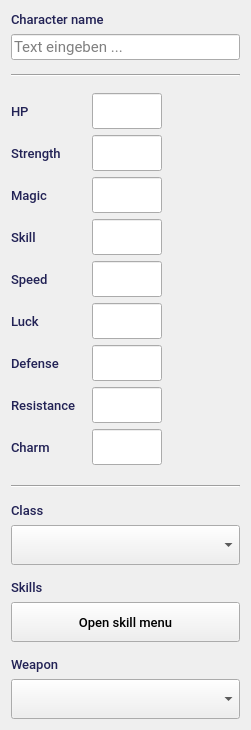
   <widget class="QWidget" name="verticalLayoutWidget_2">
    <property name="geometry">
     <rect>
      <x>970</x>
      <y>40</y>
      <width>251</width>
      <height>730</height>
     </rect>
    </property>
    <layout class="QVBoxLayout" name="verticalLayout_2">
     <item>
      <widget class="QLabel" name="label_16">
       <property name="sizePolicy">
        <sizepolicy hsizetype="Preferred" vsizetype="Fixed">
         <horstretch>0</horstretch>
         <verstretch>0</verstretch>
        </sizepolicy>
       </property>
       <property name="font">
        <font>
         <family>Roboto Medium</family>
         <pointsize>10</pointsize>
        </font>
       </property>
       <property name="styleSheet">
        <string notr="true">color: #222255;</string>
       </property>
       <property name="text">
        <string>Character name</string>
       </property>
      </widget>
     </item>
     <item>
      <widget class="QLineEdit" name="chr_name_input_2">
       <property name="font">
        <font>
         <family>Roboto</family>
         <pointsize>11</pointsize>
        </font>
       </property>
       <property name="styleSheet">
        <string notr="true"/>
       </property>
       <property name="text">
        <string/>
       </property>
       <property name="placeholderText">
        <string>Text eingeben ...</string>
       </property>
      </widget>
     </item>
     <item>
      <spacer name="verticalSpacer_7">
       <property name="orientation">
        <enum>Qt::Vertical</enum>
       </property>
       <property name="sizeType">
        <enum>QSizePolicy::Fixed</enum>
       </property>
       <property name="sizeHint" stdset="0">
        <size>
         <width>20</width>
         <height>8</height>
        </size>
       </property>
      </spacer>
     </item>
     <item>
      <widget class="Line" name="line_4">
       <property name="orientation">
        <enum>Qt::Horizontal</enum>
       </property>
      </widget>
     </item>
     <item>
      <spacer name="verticalSpacer_8">
       <property name="orientation">
        <enum>Qt::Vertical</enum>
       </property>
       <property name="sizeType">
        <enum>QSizePolicy::Fixed</enum>
       </property>
       <property name="sizeHint" stdset="0">
        <size>
         <width>20</width>
         <height>8</height>
        </size>
       </property>
      </spacer>
     </item>
     <item>
      <layout class="QFormLayout" name="formLayout_2">
       <property name="fieldGrowthPolicy">
        <enum>QFormLayout::AllNonFixedFieldsGrow</enum>
       </property>
       <property name="rowWrapPolicy">
        <enum>QFormLayout::DontWrapRows</enum>
       </property>
       <property name="labelAlignment">
        <set>Qt::AlignLeading|Qt::AlignLeft|Qt::AlignVCenter</set>
       </property>
       <property name="formAlignment">
        <set>Qt::AlignLeading|Qt::AlignLeft|Qt::AlignVCenter</set>
       </property>
       <property name="horizontalSpacing">
        <number>16</number>
       </property>
       <property name="verticalSpacing">
        <number>4</number>
       </property>
       <item row="0" column="0">
        <widget class="QLabel" name="label_17">
         <property name="sizePolicy">
          <sizepolicy hsizetype="Preferred" vsizetype="Expanding">
           <horstretch>0</horstretch>
           <verstretch>0</verstretch>
          </sizepolicy>
         </property>
         <property name="font">
          <font>
           <family>Roboto Medium</family>
           <pointsize>10</pointsize>
          </font>
         </property>
         <property name="styleSheet">
          <string notr="true">color: #222255;</string>
         </property>
         <property name="text">
          <string>HP</string>
         </property>
        </widget>
       </item>
       <item row="0" column="1">
        <widget class="QLineEdit" name="hp_input_2">
         <property name="maximumSize">
          <size>
           <width>70</width>
           <height>36</height>
          </size>
         </property>
         <property name="font">
          <font>
           <family>Roboto</family>
           <pointsize>10</pointsize>
          </font>
         </property>
         <property name="styleSheet">
          <string notr="true"/>
         </property>
         <property name="text">
          <string/>
         </property>
         <property name="placeholderText">
          <string/>
         </property>
        </widget>
       </item>
       <item row="1" column="1">
        <widget class="QLineEdit" name="str_input_2">
         <property name="maximumSize">
          <size>
           <width>70</width>
           <height>36</height>
          </size>
         </property>
         <property name="font">
          <font>
           <family>Roboto</family>
           <pointsize>10</pointsize>
          </font>
         </property>
         <property name="styleSheet">
          <string notr="true"/>
         </property>
         <property name="text">
          <string/>
         </property>
         <property name="placeholderText">
          <string/>
         </property>
        </widget>
       </item>
       <item row="1" column="0">
        <widget class="QLabel" name="label_18">
         <property name="sizePolicy">
          <sizepolicy hsizetype="Preferred" vsizetype="Expanding">
           <horstretch>0</horstretch>
           <verstretch>0</verstretch>
          </sizepolicy>
         </property>
         <property name="font">
          <font>
           <family>Roboto Medium</family>
           <pointsize>10</pointsize>
          </font>
         </property>
         <property name="styleSheet">
          <string notr="true">color: #222255;</string>
         </property>
         <property name="text">
          <string>Strength</string>
         </property>
        </widget>
       </item>
       <item row="2" column="0">
        <widget class="QLabel" name="label_19">
         <property name="sizePolicy">
          <sizepolicy hsizetype="Preferred" vsizetype="Expanding">
           <horstretch>0</horstretch>
           <verstretch>0</verstretch>
          </sizepolicy>
         </property>
         <property name="font">
          <font>
           <family>Roboto Medium</family>
           <pointsize>10</pointsize>
          </font>
         </property>
         <property name="styleSheet">
          <string notr="true">color: #222255;</string>
         </property>
         <property name="text">
          <string>Magic</string>
         </property>
        </widget>
       </item>
       <item row="2" column="1">
        <widget class="QLineEdit" name="mag_input_2">
         <property name="maximumSize">
          <size>
           <width>70</width>
           <height>36</height>
          </size>
         </property>
         <property name="font">
          <font>
           <family>Roboto</family>
           <pointsize>10</pointsize>
          </font>
         </property>
         <property name="styleSheet">
          <string notr="true"/>
         </property>
         <property name="text">
          <string/>
         </property>
         <property name="placeholderText">
          <string/>
         </property>
        </widget>
       </item>
       <item row="3" column="0">
        <widget class="QLabel" name="label_20">
         <property name="sizePolicy">
          <sizepolicy hsizetype="Preferred" vsizetype="Expanding">
           <horstretch>0</horstretch>
           <verstretch>0</verstretch>
          </sizepolicy>
         </property>
         <property name="font">
          <font>
           <family>Roboto Medium</family>
           <pointsize>10</pointsize>
          </font>
         </property>
         <property name="styleSheet">
          <string notr="true">color: #222255;</string>
         </property>
         <property name="text">
          <string>Skill</string>
         </property>
        </widget>
       </item>
       <item row="3" column="1">
        <widget class="QLineEdit" name="skl_input_2">
         <property name="maximumSize">
          <size>
           <width>70</width>
           <height>36</height>
          </size>
         </property>
         <property name="font">
          <font>
           <family>Roboto</family>
           <pointsize>10</pointsize>
          </font>
         </property>
         <property name="styleSheet">
          <string notr="true"/>
         </property>
         <property name="text">
          <string/>
         </property>
         <property name="placeholderText">
          <string/>
         </property>
        </widget>
       </item>
       <item row="4" column="0">
        <widget class="QLabel" name="label_21">
         <property name="sizePolicy">
          <sizepolicy hsizetype="Preferred" vsizetype="Expanding">
           <horstretch>0</horstretch>
           <verstretch>0</verstretch>
          </sizepolicy>
         </property>
         <property name="font">
          <font>
           <family>Roboto Medium</family>
           <pointsize>10</pointsize>
          </font>
         </property>
         <property name="styleSheet">
          <string notr="true">color: #222255;</string>
         </property>
         <property name="text">
          <string>Speed</string>
         </property>
        </widget>
       </item>
       <item row="4" column="1">
        <widget class="QLineEdit" name="spd_input_2">
         <property name="maximumSize">
          <size>
           <width>70</width>
           <height>36</height>
          </size>
         </property>
         <property name="font">
          <font>
           <family>Roboto</family>
           <pointsize>10</pointsize>
          </font>
         </property>
         <property name="styleSheet">
          <string notr="true"/>
         </property>
         <property name="text">
          <string/>
         </property>
         <property name="placeholderText">
          <string/>
         </property>
        </widget>
       </item>
       <item row="5" column="0">
        <widget class="QLabel" name="label_22">
         <property name="sizePolicy">
          <sizepolicy hsizetype="Preferred" vsizetype="Expanding">
           <horstretch>0</horstretch>
           <verstretch>0</verstretch>
          </sizepolicy>
         </property>
         <property name="font">
          <font>
           <family>Roboto Medium</family>
           <pointsize>10</pointsize>
          </font>
         </property>
         <property name="styleSheet">
          <string notr="true">color: #222255;</string>
         </property>
         <property name="text">
          <string>Luck</string>
         </property>
        </widget>
       </item>
       <item row="5" column="1">
        <widget class="QLineEdit" name="lck_input_2">
         <property name="maximumSize">
          <size>
           <width>70</width>
           <height>36</height>
          </size>
         </property>
         <property name="font">
          <font>
           <family>Roboto</family>
           <pointsize>10</pointsize>
          </font>
         </property>
         <property name="styleSheet">
          <string notr="true"/>
         </property>
         <property name="text">
          <string/>
         </property>
         <property name="placeholderText">
          <string/>
         </property>
        </widget>
       </item>
       <item row="6" column="0">
        <widget class="QLabel" name="label_23">
         <property name="sizePolicy">
          <sizepolicy hsizetype="Preferred" vsizetype="Expanding">
           <horstretch>0</horstretch>
           <verstretch>0</verstretch>
          </sizepolicy>
         </property>
         <property name="font">
          <font>
           <family>Roboto Medium</family>
           <pointsize>10</pointsize>
          </font>
         </property>
         <property name="styleSheet">
          <string notr="true">color: #222255;</string>
         </property>
         <property name="text">
          <string>Defense</string>
         </property>
        </widget>
       </item>
       <item row="6" column="1">
        <widget class="QLineEdit" name="def_input_2">
         <property name="maximumSize">
          <size>
           <width>70</width>
           <height>36</height>
          </size>
         </property>
         <property name="font">
          <font>
           <family>Roboto</family>
           <pointsize>10</pointsize>
          </font>
         </property>
         <property name="styleSheet">
          <string notr="true"/>
         </property>
         <property name="text">
          <string/>
         </property>
         <property name="placeholderText">
          <string/>
         </property>
        </widget>
       </item>
       <item row="7" column="0">
        <widget class="QLabel" name="label_24">
         <property name="sizePolicy">
          <sizepolicy hsizetype="Preferred" vsizetype="Expanding">
           <horstretch>0</horstretch>
           <verstretch>0</verstretch>
          </sizepolicy>
         </property>
         <property name="font">
          <font>
           <family>Roboto Medium</family>
           <pointsize>10</pointsize>
          </font>
         </property>
         <property name="styleSheet">
          <string notr="true">color: #222255;</string>
         </property>
         <property name="text">
          <string>Resistance</string>
         </property>
        </widget>
       </item>
       <item row="7" column="1">
        <widget class="QLineEdit" name="res_input_2">
         <property name="maximumSize">
          <size>
           <width>70</width>
           <height>36</height>
          </size>
         </property>
         <property name="font">
          <font>
           <family>Roboto</family>
           <pointsize>10</pointsize>
          </font>
         </property>
         <property name="styleSheet">
          <string notr="true"/>
         </property>
         <property name="text">
          <string/>
         </property>
         <property name="placeholderText">
          <string/>
         </property>
        </widget>
       </item>
       <item row="8" column="0">
        <widget class="QLabel" name="label_25">
         <property name="sizePolicy">
          <sizepolicy hsizetype="Preferred" vsizetype="Expanding">
           <horstretch>0</horstretch>
           <verstretch>0</verstretch>
          </sizepolicy>
         </property>
         <property name="font">
          <font>
           <family>Roboto Medium</family>
           <pointsize>10</pointsize>
          </font>
         </property>
         <property name="styleSheet">
          <string notr="true">color: #222255;</string>
         </property>
         <property name="text">
          <string>Charm</string>
         </property>
        </widget>
       </item>
       <item row="8" column="1">
        <widget class="QLineEdit" name="cha_input_2">
         <property name="maximumSize">
          <size>
           <width>70</width>
           <height>36</height>
          </size>
         </property>
         <property name="font">
          <font>
           <family>Roboto</family>
           <pointsize>10</pointsize>
          </font>
         </property>
         <property name="styleSheet">
          <string notr="true"/>
         </property>
         <property name="text">
          <string/>
         </property>
         <property name="placeholderText">
          <string/>
         </property>
        </widget>
       </item>
      </layout>
     </item>
     <item>
      <spacer name="verticalSpacer_9">
       <property name="orientation">
        <enum>Qt::Vertical</enum>
       </property>
       <property name="sizeType">
        <enum>QSizePolicy::Fixed</enum>
       </property>
       <property name="sizeHint" stdset="0">
        <size>
         <width>20</width>
         <height>8</height>
        </size>
       </property>
      </spacer>
     </item>
     <item>
      <widget class="Line" name="line_5">
       <property name="orientation">
        <enum>Qt::Horizontal</enum>
       </property>
      </widget>
     </item>
     <item>
      <spacer name="verticalSpacer_10">
       <property name="orientation">
        <enum>Qt::Vertical</enum>
       </property>
       <property name="sizeType">
        <enum>QSizePolicy::Fixed</enum>
       </property>
       <property name="sizeHint" stdset="0">
        <size>
         <width>20</width>
         <height>8</height>
        </size>
       </property>
      </spacer>
     </item>
     <item>
      <widget class="QLabel" name="label_26">
       <property name="sizePolicy">
        <sizepolicy hsizetype="Preferred" vsizetype="Fixed">
         <horstretch>0</horstretch>
         <verstretch>0</verstretch>
        </sizepolicy>
       </property>
       <property name="font">
        <font>
         <family>Roboto Medium</family>
         <pointsize>10</pointsize>
        </font>
       </property>
       <property name="styleSheet">
        <string notr="true">color: #222255;</string>
       </property>
       <property name="text">
        <string>Class</string>
       </property>
      </widget>
     </item>
     <item>
      <widget class="QComboBox" name="category_dropdown_3">
       <property name="sizePolicy">
        <sizepolicy hsizetype="Preferred" vsizetype="Fixed">
         <horstretch>0</horstretch>
         <verstretch>0</verstretch>
        </sizepolicy>
       </property>
       <property name="minimumSize">
        <size>
         <width>0</width>
         <height>40</height>
        </size>
       </property>
       <property name="font">
        <font>
         <family>Roboto</family>
         <pointsize>10</pointsize>
        </font>
       </property>
       <property name="cursor">
        <cursorShape>PointingHandCursor</cursorShape>
       </property>
       <property name="styleSheet">
        <string notr="true"/>
       </property>
       <property name="editable">
        <bool>false</bool>
       </property>
       <property name="placeholderText">
        <string>Select category ...</string>
       </property>
       <property name="frame">
        <bool>true</bool>
       </property>
      </widget>
     </item>
     <item>
      <spacer name="verticalSpacer_11">
       <property name="orientation">
        <enum>Qt::Vertical</enum>
       </property>
       <property name="sizeType">
        <enum>QSizePolicy::Fixed</enum>
       </property>
       <property name="sizeHint" stdset="0">
        <size>
         <width>20</width>
         <height>8</height>
        </size>
       </property>
      </spacer>
     </item>
     <item>
      <widget class="QLabel" name="label_27">
       <property name="sizePolicy">
        <sizepolicy hsizetype="Preferred" vsizetype="Fixed">
         <horstretch>0</horstretch>
         <verstretch>0</verstretch>
        </sizepolicy>
       </property>
       <property name="font">
        <font>
         <family>Roboto Medium</family>
         <pointsize>10</pointsize>
        </font>
       </property>
       <property name="styleSheet">
        <string notr="true">color: #222255;</string>
       </property>
       <property name="text">
        <string>Skills</string>
       </property>
      </widget>
     </item>
     <item>
      <widget class="QPushButton" name="skill_menu_2">
       <property name="minimumSize">
        <size>
         <width>0</width>
         <height>40</height>
        </size>
       </property>
       <property name="font">
        <font>
         <family>Roboto Medium</family>
         <pointsize>10</pointsize>
        </font>
       </property>
       <property name="cursor">
        <cursorShape>PointingHandCursor</cursorShape>
       </property>
       <property name="text">
        <string>Open skill menu</string>
       </property>
      </widget>
     </item>
     <item>
      <spacer name="verticalSpacer_12">
       <property name="orientation">
        <enum>Qt::Vertical</enum>
       </property>
       <property name="sizeType">
        <enum>QSizePolicy::Fixed</enum>
       </property>
       <property name="sizeHint" stdset="0">
        <size>
         <width>20</width>
         <height>8</height>
        </size>
       </property>
      </spacer>
     </item>
     <item>
      <widget class="QLabel" name="label_28">
       <property name="sizePolicy">
        <sizepolicy hsizetype="Preferred" vsizetype="Fixed">
         <horstretch>0</horstretch>
         <verstretch>0</verstretch>
        </sizepolicy>
       </property>
       <property name="font">
        <font>
         <family>Roboto Medium</family>
         <pointsize>10</pointsize>
        </font>
       </property>
       <property name="styleSheet">
        <string notr="true">color: #222255;</string>
       </property>
       <property name="text">
        <string>Weapon</string>
       </property>
      </widget>
     </item>
     <item>
      <widget class="QComboBox" name="category_dropdown_4">
       <property name="sizePolicy">
        <sizepolicy hsizetype="Preferred" vsizetype="Fixed">
         <horstretch>0</horstretch>
         <verstretch>0</verstretch>
        </sizepolicy>
       </property>
       <property name="minimumSize">
        <size>
         <width>0</width>
         <height>40</height>
        </size>
       </property>
       <property name="font">
        <font>
         <family>Roboto</family>
         <pointsize>10</pointsize>
        </font>
       </property>
       <property name="cursor">
        <cursorShape>PointingHandCursor</cursorShape>
       </property>
       <property name="styleSheet">
        <string notr="true"/>
       </property>
       <property name="editable">
        <bool>false</bool>
       </property>
       <property name="placeholderText">
        <string>Select category ...</string>
       </property>
       <property name="frame">
        <bool>true</bool>
       </property>
      </widget>
     </item>
    </layout>
   </widget>
